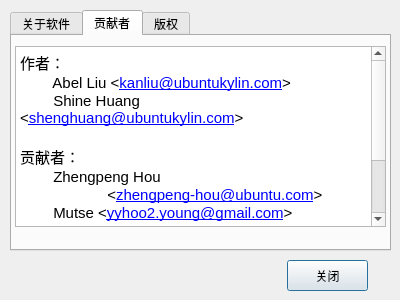
<?xml version="1.0" encoding="UTF-8"?>
<ui version="4.0">
 <class>AboutDialog</class>
 <widget class="QDialog" name="AboutDialog">
  <property name="geometry">
   <rect>
    <x>0</x>
    <y>0</y>
    <width>400</width>
    <height>300</height>
   </rect>
  </property>
  <property name="minimumSize">
   <size>
    <width>400</width>
    <height>300</height>
   </size>
  </property>
  <property name="maximumSize">
   <size>
    <width>400</width>
    <height>300</height>
   </size>
  </property>
  <property name="windowTitle">
   <string>关于软件</string>
  </property>
  <widget class="QTabWidget" name="tabWidget">
   <property name="geometry">
    <rect>
     <x>10</x>
     <y>10</y>
     <width>381</width>
     <height>241</height>
    </rect>
   </property>
   <property name="currentIndex">
    <number>1</number>
   </property>
   <widget class="QWidget" name="tab">
    <attribute name="title">
     <string>关于软件</string>
    </attribute>
    <widget class="QLabel" name="label">
     <property name="geometry">
      <rect>
       <x>50</x>
       <y>30</y>
       <width>61</width>
       <height>71</height>
      </rect>
     </property>
     <property name="text">
      <string/>
     </property>
     <property name="pixmap">
      <pixmap resource="chinese-calendar.qrc">:/img/chinesecalendar.svg</pixmap>
     </property>
    </widget>
    <widget class="QLabel" name="label_2">
     <property name="geometry">
      <rect>
       <x>20</x>
       <y>120</y>
       <width>321</width>
       <height>71</height>
      </rect>
     </property>
     <property name="text">
      <string>Chinese Calendar 是 UbuntuKylin 团队开发的一款中国农历软件。为中国用户提供方便的传统节日和节气查询，并提供便签等实用功能。</string>
     </property>
     <property name="wordWrap">
      <bool>true</bool>
     </property>
    </widget>
    <widget class="QLabel" name="label_3">
     <property name="geometry">
      <rect>
       <x>170</x>
       <y>30</y>
       <width>121</width>
       <height>17</height>
      </rect>
     </property>
     <property name="text">
      <string>Chinese Calendar</string>
     </property>
    </widget>
    <widget class="QLabel" name="label_4">
     <property name="geometry">
      <rect>
       <x>200</x>
       <y>60</y>
       <width>51</width>
       <height>17</height>
      </rect>
     </property>
     <property name="text">
      <string>V0.8.0</string>
     </property>
    </widget>
    <widget class="QLabel" name="lbHomepage">
     <property name="geometry">
      <rect>
       <x>190</x>
       <y>90</y>
       <width>61</width>
       <height>20</height>
      </rect>
     </property>
     <property name="text">
      <string>&lt;a href=https://launchpad.net/chinese-calendar&gt;项目主页&lt;/a&gt;</string>
     </property>
    </widget>
   </widget>
   <widget class="QWidget" name="tab_2">
    <attribute name="title">
     <string>贡献者</string>
    </attribute>
    <widget class="QTextEdit" name="textEdit">
     <property name="geometry">
      <rect>
       <x>3</x>
       <y>10</y>
       <width>371</width>
       <height>181</height>
      </rect>
     </property>
     <property name="undoRedoEnabled">
      <bool>false</bool>
     </property>
     <property name="readOnly">
      <bool>true</bool>
     </property>
     <property name="html">
      <string>&lt;!DOCTYPE HTML PUBLIC &quot;-//W3C//DTD HTML 4.0//EN&quot; &quot;http://www.w3.org/TR/REC-html40/strict.dtd&quot;&gt;
&lt;html&gt;&lt;head&gt;&lt;meta name=&quot;qrichtext&quot; content=&quot;1&quot; /&gt;&lt;style type=&quot;text/css&quot;&gt;
p, li { white-space: pre-wrap; }
&lt;/style&gt;&lt;/head&gt;&lt;body style=&quot; font-family:'Ubuntu'; font-size:11pt; font-weight:400; font-style:normal;&quot;&gt;
&lt;p style=&quot; margin-top:0px; margin-bottom:0px; margin-left:0px; margin-right:0px; -qt-block-indent:0; text-indent:0px;&quot;&gt;作者：&lt;/p&gt;
&lt;p style=&quot; margin-top:0px; margin-bottom:0px; margin-left:0px; margin-right:0px; -qt-block-indent:0; text-indent:0px;&quot;&gt;&lt;span style=&quot; color:#000000;&quot;&gt;        Abel Liu &amp;lt;&lt;/span&gt;&lt;a href=&quot;guiltyritter@gmail.com&quot;&gt;&lt;span style=&quot; text-decoration: underline; color:#0000ff;&quot;&gt;kanliu@ubuntukylin.com&lt;/span&gt;&lt;/a&gt;&lt;span style=&quot; color:#000000;&quot;&gt;&amp;gt;&lt;/span&gt;&lt;/p&gt;
&lt;p style=&quot; margin-top:0px; margin-bottom:0px; margin-left:0px; margin-right:0px; -qt-block-indent:0; text-indent:0px;&quot;&gt;&lt;span style=&quot; color:#000000;&quot;&gt;        Shine Huang &lt;/span&gt;&lt;span style=&quot; font-family:'Courier New,courier'; color:#000000;&quot;&gt;&amp;lt;&lt;/span&gt;&lt;a href=&quot;hostc@163.com&quot;&gt;&lt;span style=&quot; text-decoration: underline; color:#0000ff;&quot;&gt;shenghuang@ubuntukylin.com&lt;/span&gt;&lt;/a&gt;&lt;span style=&quot; font-family:'Courier New,courier'; color:#000000;&quot;&gt;&amp;gt;&lt;/span&gt;&lt;/p&gt;
&lt;p style=&quot;-qt-paragraph-type:empty; margin-top:0px; margin-bottom:0px; margin-left:0px; margin-right:0px; -qt-block-indent:0; text-indent:0px; font-family:'Courier New,courier'; color:#008000;&quot;&gt;&lt;br /&gt;&lt;/p&gt;
&lt;p style=&quot; margin-top:0px; margin-bottom:0px; margin-left:0px; margin-right:0px; -qt-block-indent:0; text-indent:0px;&quot;&gt;&lt;span style=&quot; font-family:'Courier New,courier'; color:#000000;&quot;&gt;贡献者：&lt;/span&gt;&lt;/p&gt;
&lt;p style=&quot; margin-top:0px; margin-bottom:0px; margin-left:0px; margin-right:0px; -qt-block-indent:0; text-indent:0px;&quot;&gt;&lt;span style=&quot; color:#000000;&quot;&gt;        Zhengpeng Hou&lt;/span&gt;&lt;/p&gt;
&lt;p style=&quot; margin-top:0px; margin-bottom:0px; margin-left:0px; margin-right:0px; -qt-block-indent:0; text-indent:0px;&quot;&gt;&lt;span style=&quot; color:#000000;&quot;&gt;                     &lt;/span&gt;&lt;span style=&quot; font-family:'Courier New,courier'; color:#000000;&quot;&gt;&amp;lt;&lt;/span&gt;&lt;a href=&quot;zhengpeng-hou@ubuntu.com&quot;&gt;&lt;span style=&quot; text-decoration: underline; color:#0000ff;&quot;&gt;zhengpeng-hou@ubuntu.com&lt;/span&gt;&lt;/a&gt;&lt;span style=&quot; font-family:'Courier New,courier'; color:#000000;&quot;&gt;&amp;gt;&lt;/span&gt;&lt;/p&gt;
&lt;p style=&quot; margin-top:0px; margin-bottom:0px; margin-left:0px; margin-right:0px; -qt-block-indent:0; text-indent:0px;&quot;&gt;&lt;span style=&quot; color:#000000;&quot;&gt;        Mutse &lt;/span&gt;&lt;span style=&quot; font-family:'Courier New,courier'; color:#000000;&quot;&gt;&amp;lt;&lt;/span&gt;&lt;a href=&quot;yyhoo2.young@gmail.com&quot;&gt;&lt;span style=&quot; text-decoration: underline; color:#0000ff;&quot;&gt;yyhoo2.young@gmail.com&lt;/span&gt;&lt;/a&gt;&lt;span style=&quot; font-family:'Courier New,courier'; color:#000000;&quot;&gt;&amp;gt;&lt;/span&gt;&lt;/p&gt;
&lt;p style=&quot;-qt-paragraph-type:empty; margin-top:0px; margin-bottom:0px; margin-left:0px; margin-right:0px; -qt-block-indent:0; text-indent:0px; font-family:'Courier New,courier'; color:#000000;&quot;&gt;&lt;br /&gt;&lt;/p&gt;
&lt;p style=&quot; margin-top:0px; margin-bottom:0px; margin-left:0px; margin-right:0px; -qt-block-indent:0; text-indent:0px;&quot;&gt;&lt;span style=&quot; font-family:'Courier New,courier'; color:#000000;&quot;&gt;美工：&lt;/span&gt;&lt;/p&gt;
&lt;p style=&quot; margin-top:0px; margin-bottom:0px; margin-left:0px; margin-right:0px; -qt-block-indent:0; text-indent:0px;&quot;&gt;&lt;span style=&quot; color:#000000;&quot;&gt;        Shine Huang &lt;/span&gt;&lt;span style=&quot; font-family:'Courier New,courier'; color:#000000;&quot;&gt;&amp;lt;&lt;/span&gt;&lt;a href=&quot;hostc@163.com&quot;&gt;&lt;span style=&quot; text-decoration: underline; color:#0000ff;&quot;&gt;shenghuang@ubuntukylin.com&lt;/span&gt;&lt;/a&gt;&lt;span style=&quot; font-family:'Courier New,courier'; color:#000000;&quot;&gt;&amp;gt;&lt;/span&gt;&lt;/p&gt;
&lt;p style=&quot;-qt-paragraph-type:empty; margin-top:0px; margin-bottom:0px; margin-left:0px; margin-right:0px; -qt-block-indent:0; text-indent:0px; font-family:'Courier New,courier'; color:#000000;&quot;&gt;&lt;br /&gt;&lt;/p&gt;&lt;/body&gt;&lt;/html&gt;</string>
     </property>
     <property name="textInteractionFlags">
      <set>Qt::LinksAccessibleByMouse|Qt::TextSelectableByMouse</set>
     </property>
    </widget>
   </widget>
   <widget class="QWidget" name="tab_3">
    <attribute name="title">
     <string>版权</string>
    </attribute>
    <widget class="QTextEdit" name="textEdit_2">
     <property name="geometry">
      <rect>
       <x>10</x>
       <y>10</y>
       <width>331</width>
       <height>181</height>
      </rect>
     </property>
     <property name="readOnly">
      <bool>true</bool>
     </property>
     <property name="html">
      <string>&lt;!DOCTYPE HTML PUBLIC &quot;-//W3C//DTD HTML 4.0//EN&quot; &quot;http://www.w3.org/TR/REC-html40/strict.dtd&quot;&gt;
&lt;html&gt;&lt;head&gt;&lt;meta name=&quot;qrichtext&quot; content=&quot;1&quot; /&gt;&lt;style type=&quot;text/css&quot;&gt;
p, li { white-space: pre-wrap; }
&lt;/style&gt;&lt;/head&gt;&lt;body style=&quot; font-family:'Ubuntu'; font-size:11pt; font-weight:400; font-style:normal;&quot;&gt;
&lt;p style=&quot; margin-top:0px; margin-bottom:0px; margin-left:0px; margin-right:0px; -qt-block-indent:0; text-indent:0px;&quot;&gt;Copyright(C) 2013 UbuntuKylin Team&lt;/p&gt;
&lt;p style=&quot;-qt-paragraph-type:empty; margin-top:0px; margin-bottom:0px; margin-left:0px; margin-right:0px; -qt-block-indent:0; text-indent:0px;&quot;&gt;&lt;br /&gt;&lt;/p&gt;
&lt;p style=&quot; margin-top:0px; margin-bottom:0px; margin-left:0px; margin-right:0px; -qt-block-indent:0; text-indent:0px;&quot;&gt;License: GPL-3&lt;/p&gt;
&lt;p style=&quot;-qt-paragraph-type:empty; margin-top:0px; margin-bottom:0px; margin-left:0px; margin-right:0px; -qt-block-indent:0; text-indent:0px;&quot;&gt;&lt;br /&gt;&lt;/p&gt;
&lt;p style=&quot; margin-top:0px; margin-bottom:0px; margin-left:0px; margin-right:0px; -qt-block-indent:0; text-indent:0px;&quot;&gt;This package is free software; you can redistribute it and/or modify it under the terms of the GNU General Public License as published by the Free Software Foundation; either version 3 of the License.&lt;/p&gt;
&lt;p style=&quot;-qt-paragraph-type:empty; margin-top:0px; margin-bottom:0px; margin-left:0px; margin-right:0px; -qt-block-indent:0; text-indent:0px;&quot;&gt;&lt;br /&gt;&lt;/p&gt;
&lt;p style=&quot; margin-top:0px; margin-bottom:0px; margin-left:0px; margin-right:0px; -qt-block-indent:0; text-indent:0px;&quot;&gt;This package is distributed in the hope that it will be useful,but WITHOUT ANY WARRANTY; without even the implied warranty of MERCHANTABILITY or FITNESS FOR A PARTICULAR PURPOSE.  See the GNU General Public License for more details.&lt;/p&gt;
&lt;p style=&quot;-qt-paragraph-type:empty; margin-top:0px; margin-bottom:0px; margin-left:0px; margin-right:0px; -qt-block-indent:0; text-indent:0px;&quot;&gt;&lt;br /&gt;&lt;/p&gt;
&lt;p style=&quot; margin-top:0px; margin-bottom:0px; margin-left:0px; margin-right:0px; -qt-block-indent:0; text-indent:0px;&quot;&gt;You should have received a copy of the GNU General Public License along with this program. If not, see &amp;lt;http://www.gnu.org/licenses/&amp;gt;&lt;/p&gt;
&lt;p style=&quot; margin-top:0px; margin-bottom:0px; margin-left:0px; margin-right:0px; -qt-block-indent:0; text-indent:0px;&quot;&gt; &lt;/p&gt;
&lt;p style=&quot; margin-top:0px; margin-bottom:0px; margin-left:0px; margin-right:0px; -qt-block-indent:0; text-indent:0px;&quot;&gt;On Debian systems, the complete text of the GNU General Public License version 3 can be found in &amp;quot;/usr/share/common-licenses/GPL-3&amp;quot;.&lt;/p&gt;&lt;/body&gt;&lt;/html&gt;</string>
     </property>
    </widget>
   </widget>
  </widget>
  <widget class="QPushButton" name="closeBtn">
   <property name="geometry">
    <rect>
     <x>287</x>
     <y>260</y>
     <width>81</width>
     <height>31</height>
    </rect>
   </property>
   <property name="text">
    <string>关闭</string>
   </property>
  </widget>
 </widget>
 <resources>
  <include location="chinese-calendar.qrc"/>
 </resources>
 <connections/>
</ui>
